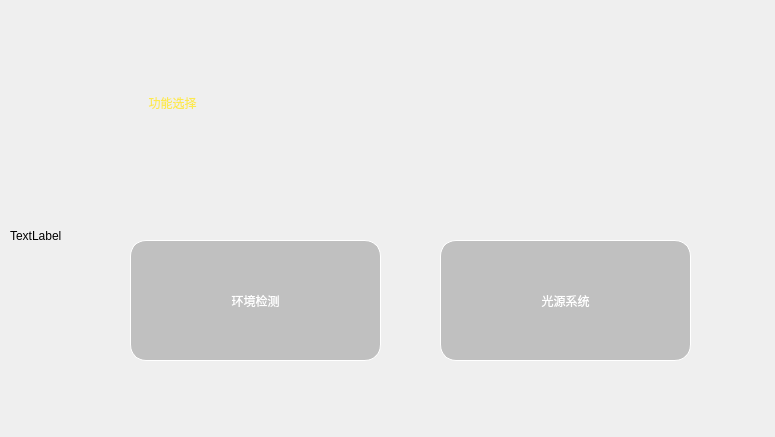
<?xml version="1.0" encoding="UTF-8"?>
<ui version="4.0">
 <class>connnected</class>
 <widget class="QWidget" name="connnected">
  <property name="geometry">
   <rect>
    <x>0</x>
    <y>0</y>
    <width>775</width>
    <height>437</height>
   </rect>
  </property>
  <property name="maximumSize">
   <size>
    <width>1422</width>
    <height>574</height>
   </size>
  </property>
  <property name="windowTitle">
   <string>Form</string>
  </property>
  <property name="styleSheet">
   <string notr="true"/>
  </property>
  <widget class="QPushButton" name="pushButton">
   <property name="geometry">
    <rect>
     <x>440</x>
     <y>240</y>
     <width>251</width>
     <height>121</height>
    </rect>
   </property>
   <property name="cursor">
    <cursorShape>OpenHandCursor</cursorShape>
   </property>
   <property name="styleSheet">
    <string notr="true">border:1px solid rgb(255, 255, 255);
color: rgb(255, 255, 255);
font: 16pt &quot;Ubuntu&quot;;
background: rgba(0,0,0,50);
border-radius: 16px;</string>
   </property>
   <property name="text">
    <string>光源系统</string>
   </property>
   <property name="flat">
    <bool>false</bool>
   </property>
  </widget>
  <widget class="QPushButton" name="pushButton_2">
   <property name="geometry">
    <rect>
     <x>130</x>
     <y>240</y>
     <width>251</width>
     <height>121</height>
    </rect>
   </property>
   <property name="cursor">
    <cursorShape>OpenHandCursor</cursorShape>
   </property>
   <property name="styleSheet">
    <string notr="true">border:1px solid rgb(255, 255, 255);
color: rgb(255, 255, 255);
font: 16pt &quot;Ubuntu&quot;;
background: rgba(0,0,0,50);
border-radius: 16px;</string>
   </property>
   <property name="text">
    <string>环境检测</string>
   </property>
   <property name="flat">
    <bool>false</bool>
   </property>
  </widget>
  <widget class="QLineEdit" name="lineEdit">
   <property name="geometry">
    <rect>
     <x>110</x>
     <y>30</y>
     <width>441</width>
     <height>151</height>
    </rect>
   </property>
   <property name="cursor">
    <cursorShape>ArrowCursor</cursorShape>
   </property>
   <property name="styleSheet">
    <string notr="true">font: 55pt &quot;Ubuntu&quot;;
color: rgb(252, 233, 79);
background: rgba(0,0,0,0);
border-radius: 16px;
</string>
   </property>
   <property name="text">
    <string>           功能选择</string>
   </property>
   <property name="readOnly">
    <bool>true</bool>
   </property>
  </widget>
  <widget class="QLabel" name="label">
   <property name="geometry">
    <rect>
     <x>10</x>
     <y>-30</y>
     <width>771</width>
     <height>531</height>
    </rect>
   </property>
   <property name="styleSheet">
    <string notr="true">background-image: url(:/back3.png);</string>
   </property>
   <property name="text">
    <string>TextLabel</string>
   </property>
  </widget>
  <zorder>label</zorder>
  <zorder>lineEdit</zorder>
  <zorder>pushButton</zorder>
  <zorder>pushButton_2</zorder>
 </widget>
 <resources/>
 <connections/>
</ui>
